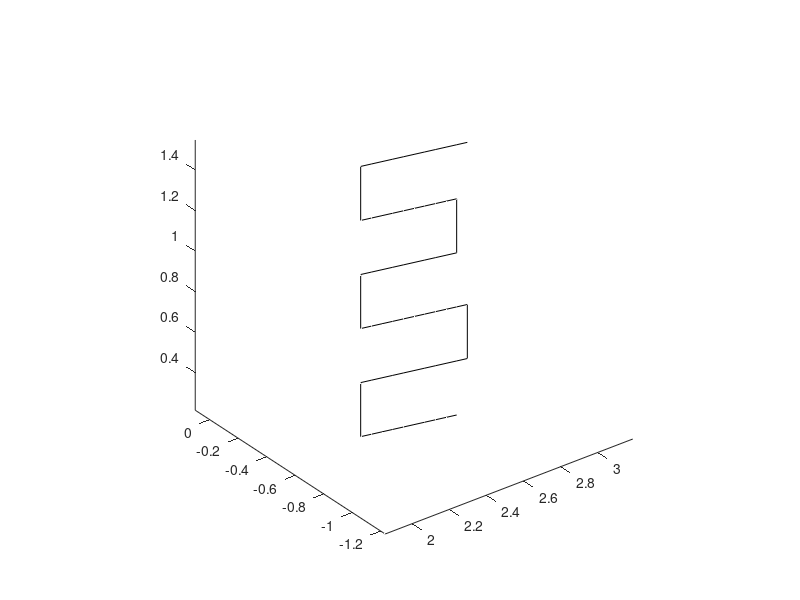

This chart was generated by the following MATLAB code:
clc,close all, clear all
data=load("data1.mat");
x=zeros(1,2);
y=zeros(1,2);
z=zeros(1,2);

% renovation_waypaths_onecell=data.renovation_waypaths_onecell;
% figure;
% for i=1:1:size(renovation_waypaths_onecell,1)
%     x(1)=renovation_waypaths_onecell(i,1);
%     x(2)=renovation_waypaths_onecell(i,4);
%     y(1)=renovation_waypaths_onecell(i,2);
%     y(2)=renovation_waypaths_onecell(i,5);
%     z(1)=renovation_waypaths_onecell(i,3);
%     z(2)=renovation_waypaths_onecell(i,6);
%     plot3(x,y,z,'r');
%     hold on;
% end
% hold on;
% axis equal;

selected_waypoints_list=data.selected_waypoints_list;
figure;
for i=1:1:size(selected_waypoints_list,1)-1
    x(1)=selected_waypoints_list(i,1);
    x(2)=selected_waypoints_list(i+1,1);
    y(1)=selected_waypoints_list(i,2);
    y(2)=selected_waypoints_list(i+1,2);
    z(1)=selected_waypoints_list(i,3);
    z(2)=selected_waypoints_list(i+1,3);
    plot3(x,y,z,'k');
    hold on;
end
axis equal;